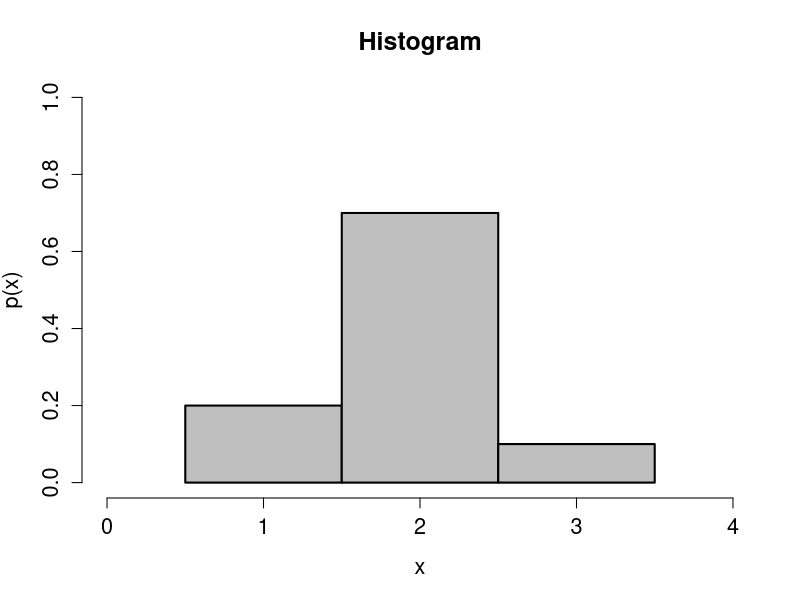
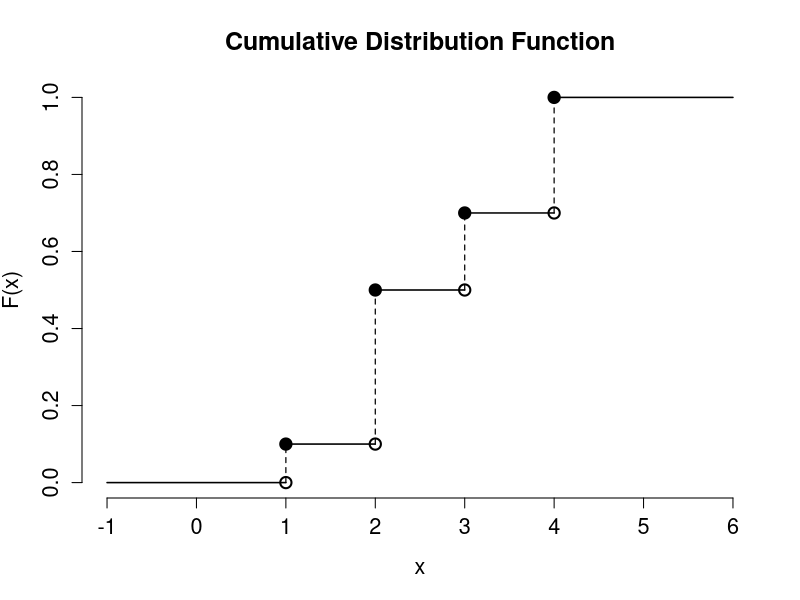
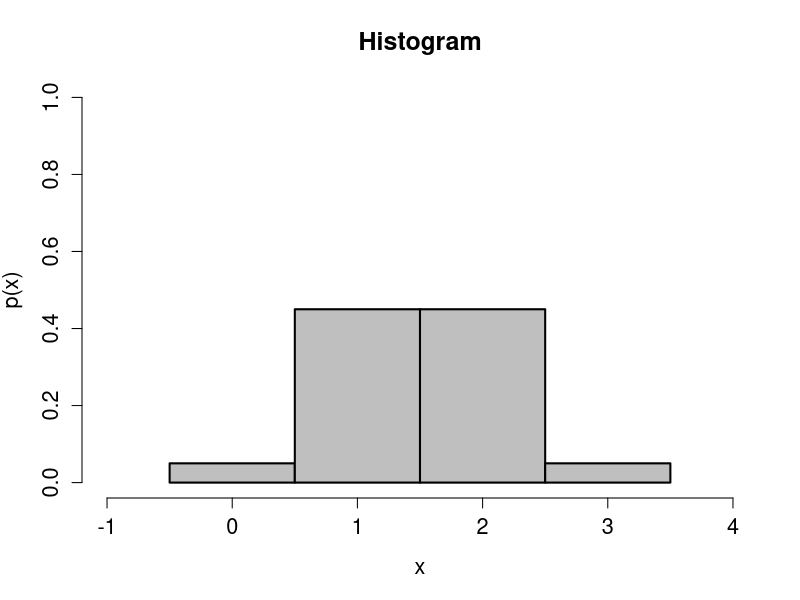
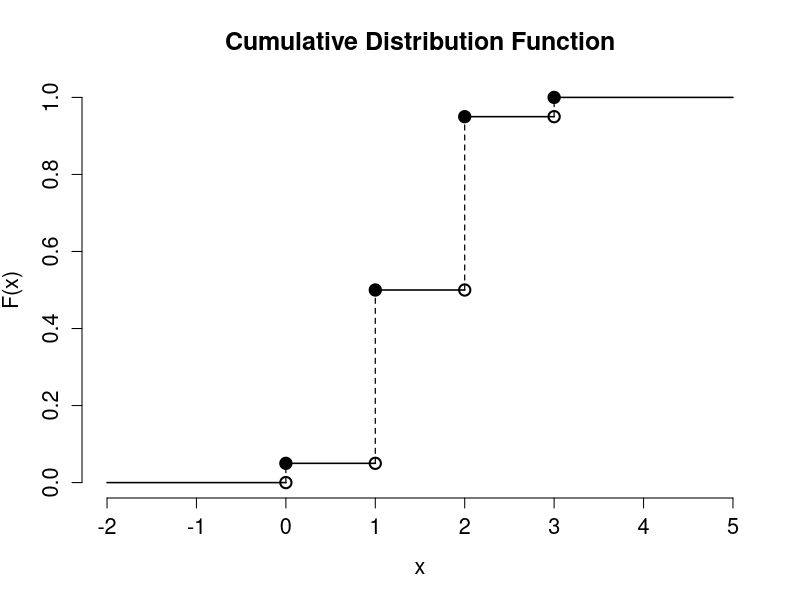

The R source for these figures, in order:
### Functions for plotting pmf/cdf of discrete random 
### variables with integer range. 


plot_pmf = function(R, p){
  # A function to plot the pmf of a discrete random variable
  # with integer range. 
  #
  # Inputs: R is range of the random variable, p is the pmf
  plot(1, type = 'n', xlim = c(min(R) - 1, max(R) + 1), ylim = c(0, 1), xlab = 'x', 
         ylab = 'p(x)', main = 'Histogram', cex.lab = 1.3,
         cex.axis = 1.3, cex.main = 1.5, bty = 'n')
  
  n = length(R)
  for(x in 1:n){
    rect(R[x] - 0.5, 0, R[x] + 0.5, p[x], col = 'grey75', border = 'black', lwd = 2)
  }
}

### Test
R = c(1, 2, 3)
p = c(0.2, 0.7, 0.1)
plot_pmf(R, p)





plot_cdf = function(R, F){
  # A function to plot the cdf of a discrete random variable
  # with integer range. 
  #
  # Inputs: R is range of the random variable, F is the cdf
  #         R should be in increasing order
  n = length(R)
  plot(1, type = 'n', xlim = c(R[1] - 2, R[n] + 2), ylim = c(0, 1), xlab = 'x', 
       ylab = 'F(x)', main = 'Cumulative Distribution Function', cex.lab = 1.3,
       cex.axis = 1.3, cex.main = 1.5, bty = 'n')
  
  lines(c(R[1] - 2, R[1]), c(0, 0), lwd = 1.5)
  lines(c(R[1], R[1]), c(0, F[1]), lwd = 1.2, lty = 2)
  R[n + 1] = R[n] + 2
  for(x in 1:(n-1)){
    lines(c(R[x], R[x + 1]), c(F[x], F[x]), lwd = 1.5)
    lines(c(R[x+1], R[x+1]), c(F[x], F[x + 1]), lwd = 1.2, lty = 2)
  } 
  lines(c(R[n], R[n+1]), c(1, 1), lwd = 1.5)
  F = c(0, F)
  points(R[1:n], F[1:n], cex = 1.5, lwd = 2)
  points(R[1:n], F[2:(n+1)], cex = 1.5, lwd = 2, pch = 19)
}

# Test
R = c(1, 2, 3, 4)
F = c(0.1, 0.5, 0.7, 1)
plot_cdf(R, F)


R = c(0, 1, 2, 3)
p = c(1/20, 9/20, 9/20, 1/20)
F = c(1/20, 10/20, 19/20, 1)
# after running pmf and cdf plotting functions
plot_pmf(R, p)
plot_cdf(R, F)